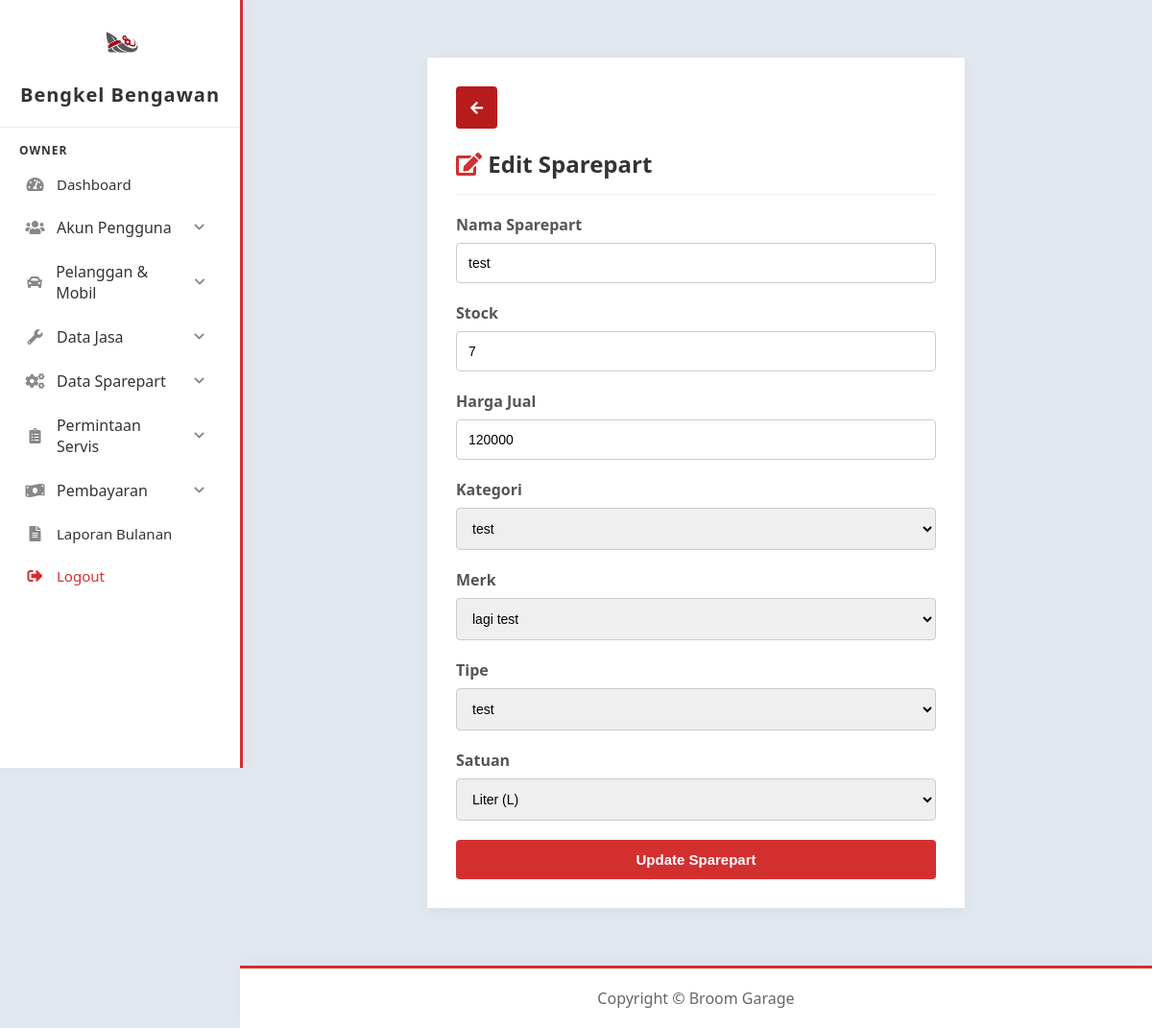
/owner/sparepart/edit.php?id=3 (signed in), run on the app's committed database.
### tables this page shows
CREATE TABLE `sparepart` (
  `id_sparepart` int(11) NOT NULL,
  `nama_sparepart` varchar(255) NOT NULL,
  `stock` int(11) NOT NULL,
  `harga_jual` int(11) NOT NULL,
  `id_kategori` int(11) NOT NULL,
  `id_merk` int(11) NOT NULL,
  `id_tipe_sp` int(11) NOT NULL,
  `id_satuan` int(11) NOT NULL
);

CREATE TABLE `kategori_sparepart` (
  `id_kategori` int(11) NOT NULL,
  `nama_kategori` varchar(50) NOT NULL
);

CREATE TABLE `merk` (
  `id_merk` int(11) NOT NULL,
  `nama_merk` varchar(50) NOT NULL
);

CREATE TABLE `tipe_sparepart` (
  `id_tipe_sp` int(11) NOT NULL,
  `nama_tipe` varchar(50) NOT NULL
);

CREATE TABLE `satuan` (
  `id_satuan` int(11) NOT NULL,
  `nama_satuan` varchar(50) NOT NULL,
  `singkatan` varchar(10) NOT NULL
);

### owner/sparepart/edit.php (the view, shortened to what this page needs)
<?php
include '../../config/config.php';
$id_sparepart = $_GET['id'];
$query_data = "SELECT * FROM sparepart WHERE id_sparepart = ?";
$stmt_data = $conn->prepare($query_data);
$stmt_data->bind_param("i", $id_sparepart);
$stmt_data->execute();
$result_data = $stmt_data->get_result();
$data = $result_data->fetch_assoc();
$q_kategori = mysqli_query($conn, "SELECT * FROM kategori_sparepart ORDER BY nama_kategori ASC");
$q_merk = mysqli_query($conn, "SELECT * FROM merk ORDER BY nama_merk ASC");
$q_tipe = mysqli_query($conn, "SELECT * FROM tipe_sparepart ORDER BY nama_tipe ASC");
$q_satuan = mysqli_query($conn, "SELECT * FROM satuan ORDER BY nama_satuan ASC");
?>
<!DOCTYPE html>
<html lang="en">
<head>
    <link href="https://cdnjs.cloudflare.com/ajax/libs/font-awesome/5.15.3/css/all.min.css" rel="stylesheet">
    <link href="../../assets/css/dashboard.css" rel="stylesheet">
    <link rel="stylesheet" href="../../assets/css/add.css">
</head>
<body>
    <?php include '../../includes/sidebar.php'; ?>
    <div class="content">
        <div class="form-container">
            <div style="text-align:left;">
                <a href="list.php" class="btn btn-back"><i class="fas fa-arrow-left"></i></a>
            </div>
            <h2 style="margin-top : 0; color: #333; border-bottom: 1px solid #eee; padding-bottom: 15px; margin-bottom: 20px;">
                <i class="fas fa-edit" style="color: #d32f2f"></i> Edit Sparepart
            </h2>
            <form action="" method="POST">
                <div class="form-group">
                    <label>Nama Sparepart</label>
                    <input type="text" name="nama_sparepart" class="form-control" value="<?php echo htmlspecialchars($data['nama_sparepart']); ?>" required>
                </div>
                <div class="form-group">
                    <label>Stock</label>
                    <input type="number" name="stock" class="form-control" value="<?php echo htmlspecialchars($data['stock']); ?>" required>
                </div>
                <div class="form-group">
                    <label>Harga Jual</label>
                    <input type="number" name="harga_jual" class="form-control" value="<?php echo htmlspecialchars($data['harga_jual']); ?>" required>
                </div>
                <div class="form-group">
                    <label>Kategori</label>
                    <select name="id_kategori" class="form-control" required>
                        <?php while($row = mysqli_fetch_assoc($q_kategori)): ?>
                            <option value="<?php echo $row['id_kategori']; ?>" <?php echo ($data['id_kategori'] == $row['id_kategori']) ? 'selected' : ''; ?>>
                                <?php echo htmlspecialchars($row['nama_kategori']); ?>
                            </option>
                        <?php endwhile; ?>
                    </select>
                </div>
                <div class="form-group">
                    <label>Merk</label>
                    <select name="id_merk" class="form-control" required>
                        <?php while($row = mysqli_fetch_assoc($q_merk)): ?>
                            <option value="<?php echo $row['id_merk']; ?>" <?php echo ($data['id_merk'] == $row['id_merk']) ? 'selected' : ''; ?>>
                                <?php echo htmlspecialchars($row['nama_merk']); ?>
                            </option>
                        <?php endwhile; ?>
                    </select>
                </div>
                <div class="form-group">
                    <label>Tipe</label>
                    <select name="id_tipe" class="form-control" required>
                        <?php while($row = mysqli_fetch_assoc($q_tipe)): ?>
                            <option value="<?php echo $row['id_tipe_sp']; ?>" <?php echo ($data['id_tipe_sp'] == $row['id_tipe_sp']) ? 'selected' : ''; ?>>
                                <?php echo htmlspecialchars($row['nama_tipe']); ?>
                            </option>
                        <?php endwhile; ?>
                    </select>
                </div>
                <div class="form-group">
                    <label>Satuan</label>
                    <select name="id_satuan" class="form-control" required>
                        <?php while($row = mysqli_fetch_assoc($q_satuan)): ?>
                            <option value="<?php echo $row['id_satuan']; ?>" <?php echo ($data['id_satuan'] == $row['id_satuan']) ? 'selected' : ''; ?>>
                                <?php echo htmlspecialchars($row['nama_satuan']) . ' (' . htmlspecialchars($row['singkatan']) . ')'; ?>
                            </option>
                        <?php endwhile; ?>
                    </select>
                </div>
                <button type="submit" class="btn btn-submit">Update Sparepart</button>
            </form>
        </div>
    </div>
</body>
</html>
<?php include('../../includes/footer.php'); ?>

### assets/css/dashboard.css (style rules this page uses)
body { font-family: 'Segoe UI', Tahoma, Geneva, Verdana, sans-serif; background-color: #e2e8f0; margin: 0; }
.content { padding: 40px 20px; text-align: center; }

### assets/css/add.css (style rules this page uses)
.form-container { background: white; padding: 30px; border-radius: 0px; box-shadow: 0 4px 15px rgba(0,0,0,0.05); margin: 20px auto; max-width: 500px; text-align: left; }
.form-group { margin-bottom: 20px; }
.form-group label { display: block; margin-bottom: 8px; font-weight: bold; color: #555; }
.form-control { width: 100%; padding: 12px; border: 1px solid #ccc; border-radius: 4px; box-sizing: border-box; font-size: 14px; }
.btn { padding: 12px 15px; border: none; border-radius: 4px; cursor: pointer; color: white; font-weight: bold; text-decoration: none; font-size: 15px; }
.btn-submit { background-color: #d32f2f; width: 100%; transition: background-color 0.3s; }
.btn-back { background-color: #b71c1c; display: inline-block; margin-bottom: 20px; transition: background-color 0.3s; }

### assets/css/sidebar.css (style rules this page uses)
body { padding-left: 250px; margin: 0; }

### assets/css/footer.css (style rules this page uses)
body { display: flex; flex-direction: column; min-height: 100vh; }

### data on the page
sparepart: nama_sparepart "test", stock "7", harga_jual "120000", id_kategori "test", id_merk "lagi test", id_tipe "test", id_satuan "Liter (L)"
